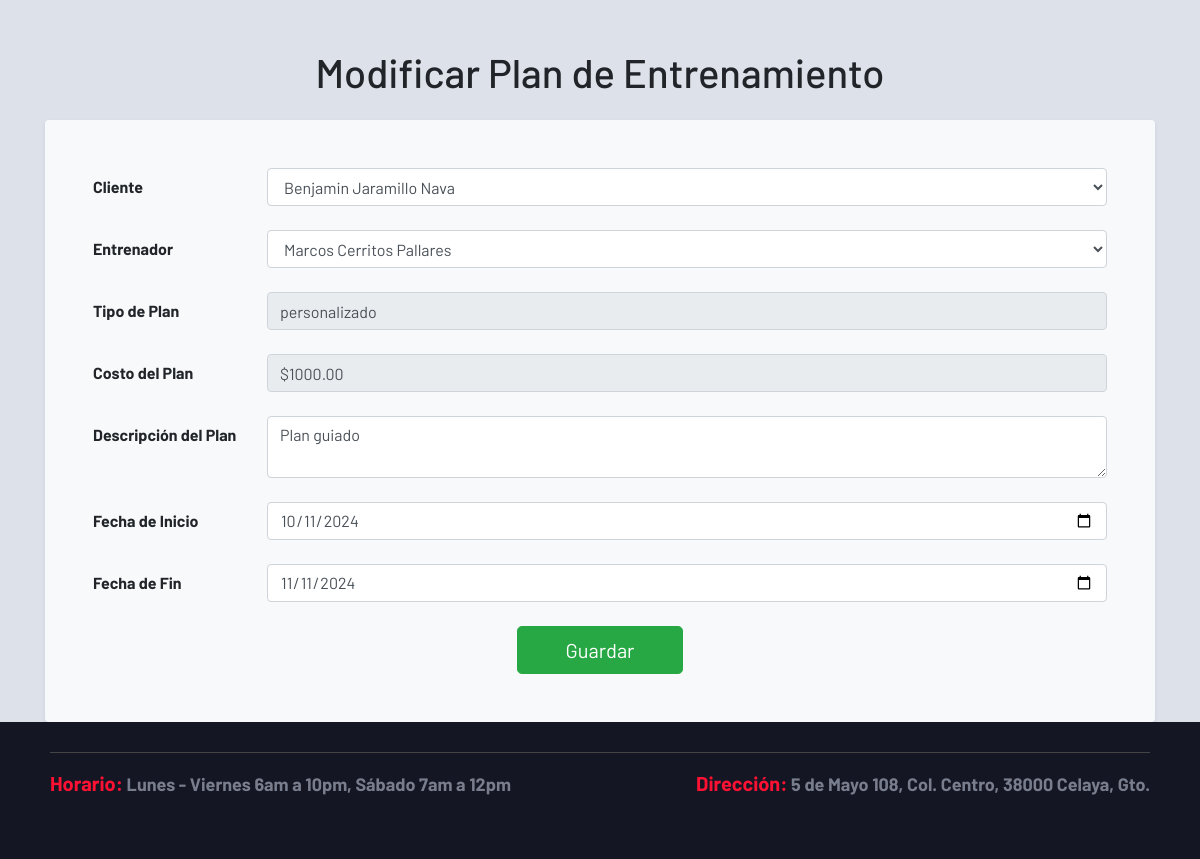
Screenshot of /admin/plan_entrenamiento.php?accion=actualizar&id=21 (signed in) with the database file from the repository.
### tables this page shows
CREATE TABLE `planes_entrenamiento` (
  `id_plan` int(11) NOT NULL,
  `id_cliente` int(11) DEFAULT NULL,
  `id_entrenador` int(11) DEFAULT NULL,
  `descripcion` text DEFAULT NULL,
  `fecha_inicio` date DEFAULT NULL,
  `fecha_fin` date DEFAULT NULL,
  `id_pago` int(11) DEFAULT NULL,
  `costo` decimal(10,2) DEFAULT NULL
);

CREATE TABLE `pagos` (
  `id_pago` int(11) NOT NULL,
  `id_cliente` int(11) DEFAULT NULL,
  `costo` decimal(10,2) DEFAULT NULL,
  `tipo_plan` enum('estándar','personalizado') DEFAULT NULL,
  `fecha_pago` date NOT NULL
);

### sistema.class.php (called while the page is built, shortened)
<?php
class Sistema
{
    function conexion()
    {
        try {
            $this->con = new PDO(SGBD . ':host=' . DBHOST . ';dbname=' . DBNAME . ';port=' . DBPORT, DBUSER, DBPASS);
        } catch (PDOException $e) {
            die("Error de conexión: " . $e->getMessage());
        }
    }
}
?>

### admin/plan_entrenamiento.class.php (called while the page is built, shortened)
<?php
require_once('../sistema.class.php');
class Plan_Entrenamiento extends Sistema
{
    function getClientes()
    {
        $query = "SELECT id_cliente, CONCAT(nombre, ' ', apellido) AS nombre_completo FROM clientes;";
        $sql = $this->con->prepare($query);
        $sql->execute();
        return $sql->fetchAll(PDO::FETCH_ASSOC);
    }
    function getEntrenadores()
    {
        $query = "SELECT id_entrenador, CONCAT(nombre, ' ', apellido) AS nombre_completo FROM entrenadores;";
        $sql = $this->con->prepare($query);
        $sql->execute();
        return $sql->fetchAll(PDO::FETCH_ASSOC);
    }
    function readOne($id)
    {
        $query = "SELECT p.*, pa.tipo_plan
              FROM planes_entrenamiento p
              INNER JOIN pagos pa ON p.id_pago = pa.id_pago
              WHERE p.id_plan = :id_plan;";
        $sql = $this->con->prepare($query);
        $sql->bindParam(':id_plan', $id, PDO::PARAM_INT);
        $sql->execute();
        return $sql->fetch(PDO::FETCH_ASSOC) ?: false;
    }
}

### admin/views/plan_entrenamiento/crear.php (the view, shortened to what this page needs)
<?php require('views/header.php'); ?>
<div class="container mt-5">
    <h1 class="text-center mb-4">
        <?php if ($accion == "crear"): echo ("Nuevo ");
        else: echo ("Modificar ");
        endif; ?> Plan de Entrenamiento
    </h1>
    <form action="plan_entrenamiento.php?accion=<?php if ($accion == "crear"): echo ('nuevo');
                                                else: echo ('modificar&id=' . $id);
                                                endif; ?>" method="post" class="bg-light p-5 rounded shadow-sm">
        <div class="form-group row mb-4">
            <label for="id_cliente" class="col-sm-2 col-form-label font-weight-bold">Cliente</label>
            <div class="col-sm-10">
                <select name="data[id_cliente]" id="id_cliente" class="form-control" required onchange="actualizarPagoYTipoPlan()">
                    <?php foreach ($clientes as $cliente): ?>
                        <option value="<?php echo $cliente['id_cliente']; ?>"
                            <?php if (isset($plan['id_cliente']) && $plan['id_cliente'] == $cliente['id_cliente']): echo 'selected';
                            endif; ?>>
                            <?php echo $cliente['nombre_completo']; ?>
                        </option>
                    <?php endforeach; ?>
                </select>
            </div>
        </div>
        <div class="form-group row mb-4">
            <label for="id_entrenador" class="col-sm-2 col-form-label font-weight-bold">Entrenador</label>
            <div class="col-sm-10">
                <select name="data[id_entrenador]" class="form-control" required>
                    <?php foreach ($entrenadores as $entrenador): ?>
                        <option value="<?php echo $entrenador['id_entrenador']; ?>"
                            <?php if (isset($plan['id_entrenador']) && $plan['id_entrenador'] == $entrenador['id_entrenador']): echo 'selected';
                            endif; ?>>
                            <?php echo $entrenador['nombre_completo']; ?>
                        </option>
                    <?php endforeach; ?>
                </select>
            </div>
        </div>
        <div class="form-group row mb-4">
            <label for="tipo_plan" class="col-sm-2 col-form-label font-weight-bold">Tipo de Plan</label>
            <div class="col-sm-10">
                <input type="text" id="tipo_plan" class="form-control" disabled value="<?php if (isset($plan['tipo_plan'])): echo $plan['tipo_plan'];
                                                                                        else: echo 'No registrado';
                                                                                        endif; ?>" />
            </div>
        </div>
        <div class="form-group row mb-4">
            <label for="costo" class="col-sm-2 col-form-label font-weight-bold">Costo del Plan</label>
            <div class="col-sm-10">
                <input type="text" id="costo" class="form-control" disabled value="<?php if (isset($plan['costo'])): echo '$' . $plan['costo'];
                                                                                    else: echo 'No disponible';
                                                                                    endif; ?>" />
            </div>
        </div>
        <div class="form-group row mb-4">
            <label for="descripcion" class="col-sm-2 col-form-label font-weight-bold">Descripción del Plan</label>
            <div class="col-sm-10">
                <textarea name="data[descripcion]" placeholder="Escribe la descripción del plan" class="form-control" required><?php if (isset($plan['descripcion'])): echo $plan['descripcion'];
                                                                                                                                endif; ?></textarea>
            </div>
        </div>
        <div class="form-group row mb-4">
            <label for="fecha_inicio" class="col-sm-2 col-form-label font-weight-bold">Fecha de Inicio</label>
            <div class="col-sm-10">
                <input type="date" name="data[fecha_inicio]" class="form-control"
                    value="<?php if (isset($plan['fecha_inicio'])): echo $plan['fecha_inicio'];
                            endif; ?>"
                    min="<?php echo date('Y-m-d'); ?>" required />
            </div>
        </div>
        <div class="form-group row mb-4">
            <label for="fecha_fin" class="col-sm-2 col-form-label font-weight-bold">Fecha de Fin</label>
            <div class="col-sm-10">
                <input type="date" name="data[fecha_fin]" class="form-control"
                    value="<?php if (isset($plan['fecha_fin'])): echo $plan['fecha_fin'];
                            endif; ?>"
                    min="<?php echo date('Y-m-d'); ?>" required />
            </div>
        </div>
        <div class="text-center">
            <input type="submit" name="data[enviar]" value="Guardar" class="btn btn-success btn-lg px-5" />
        </div>
    </form>
</div>
<?php require('views/footer.php'); ?>

### css/estilo.css (style rules this page uses)
* { margin: 0; padding: 0; box-sizing: border-box; font-family: 'Barlow'; }
html { scroll-behavior: smooth; }
body { background-color: #dde1e9; }

### rows the page displays
planes_entrenamiento: id_cliente "Benjamin Jaramillo Nava", id_entrenador "Marcos Cerritos Pallares", id_pago.tipo_plan "personalizado", costo "$1000.00", descripcion "Plan guiado", fecha_inicio "10/11/2024", fecha_fin "11/11/2024"
